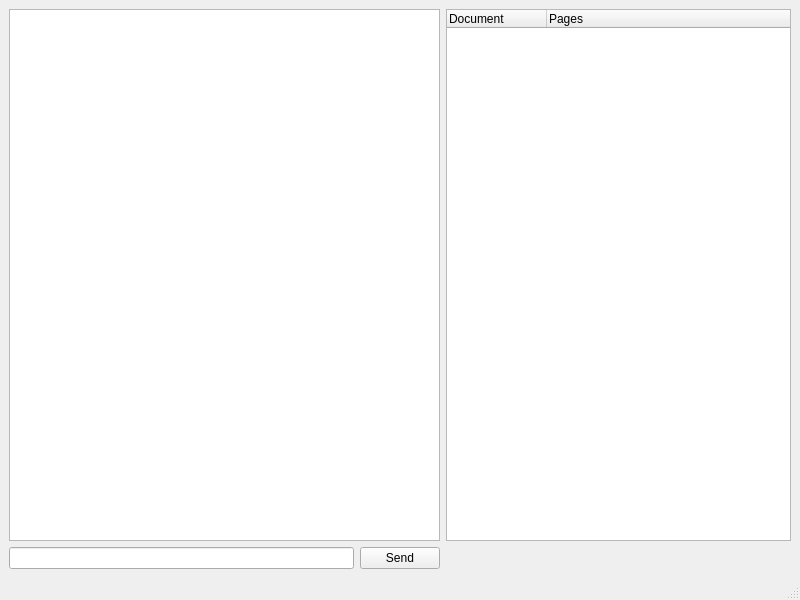
<?xml version="1.0" encoding="UTF-8"?>
<ui version="4.0">
 <class>MainWindow</class>
 <widget class="QMainWindow" name="MainWindow">
  <property name="geometry">
   <rect>
    <x>0</x>
    <y>0</y>
    <width>800</width>
    <height>600</height>
   </rect>
  </property>
  <property name="windowTitle">
   <string>QRetrievalAugmentedGeneration</string>
  </property>
  <widget class="QWidget" name="centralwidget">
   <layout class="QGridLayout" name="gridLayout">
    <item row="0" column="2">
     <widget class="QTreeWidget" name="documents">
      <column>
       <property name="text">
        <string notr="true">Document</string>
       </property>
      </column>
      <column>
       <property name="text">
        <string>Pages</string>
       </property>
      </column>
     </widget>
    </item>
    <item row="1" column="0">
     <widget class="QLineEdit" name="editQuestion"/>
    </item>
    <item row="1" column="1">
     <widget class="QPushButton" name="buttonSend">
      <property name="text">
       <string>Send</string>
      </property>
     </widget>
    </item>
    <item row="0" column="0" colspan="2">
     <widget class="QTextBrowser" name="chat">
      <property name="readOnly">
       <bool>true</bool>
      </property>
      <property name="textInteractionFlags">
       <set>Qt::LinksAccessibleByMouse|Qt::TextSelectableByMouse</set>
      </property>
      <property name="openLinks">
       <bool>false</bool>
      </property>
     </widget>
    </item>
   </layout>
  </widget>
  <widget class="QMenuBar" name="menubar">
   <property name="geometry">
    <rect>
     <x>0</x>
     <y>0</y>
     <width>800</width>
     <height>21</height>
    </rect>
   </property>
  </widget>
  <widget class="QStatusBar" name="statusbar"/>
 </widget>
 <resources/>
 <connections/>
</ui>
